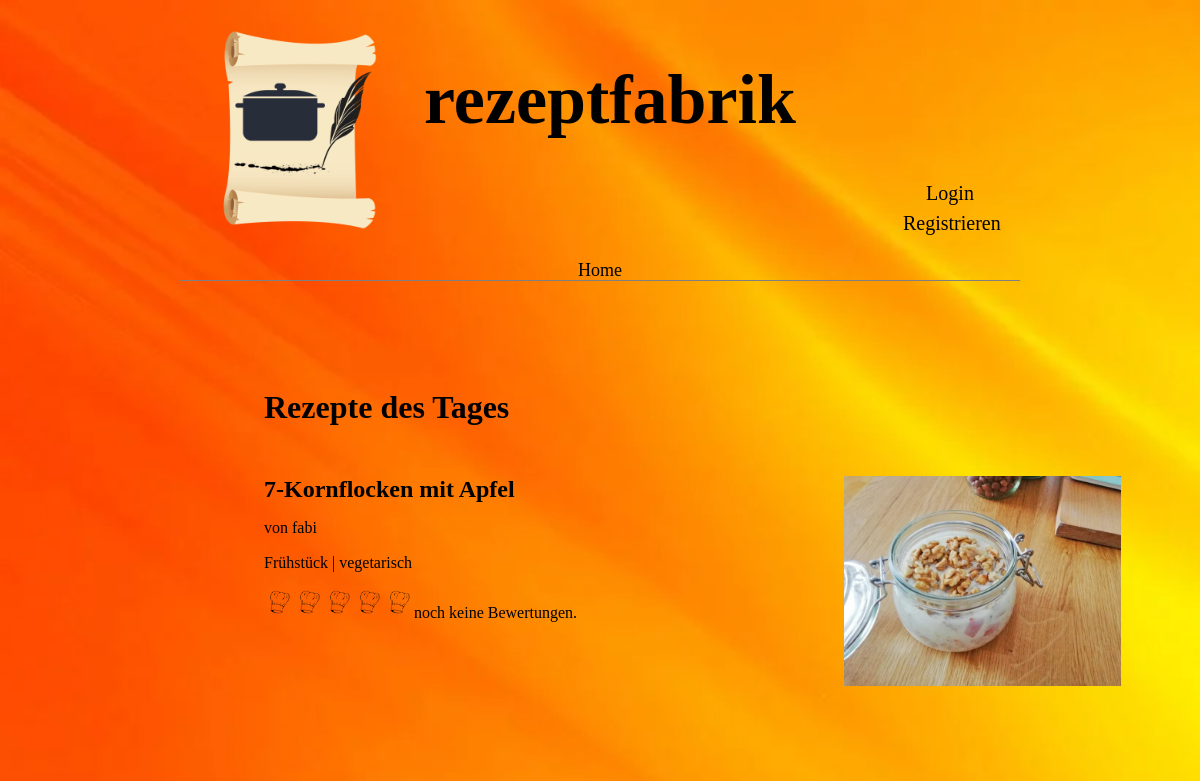
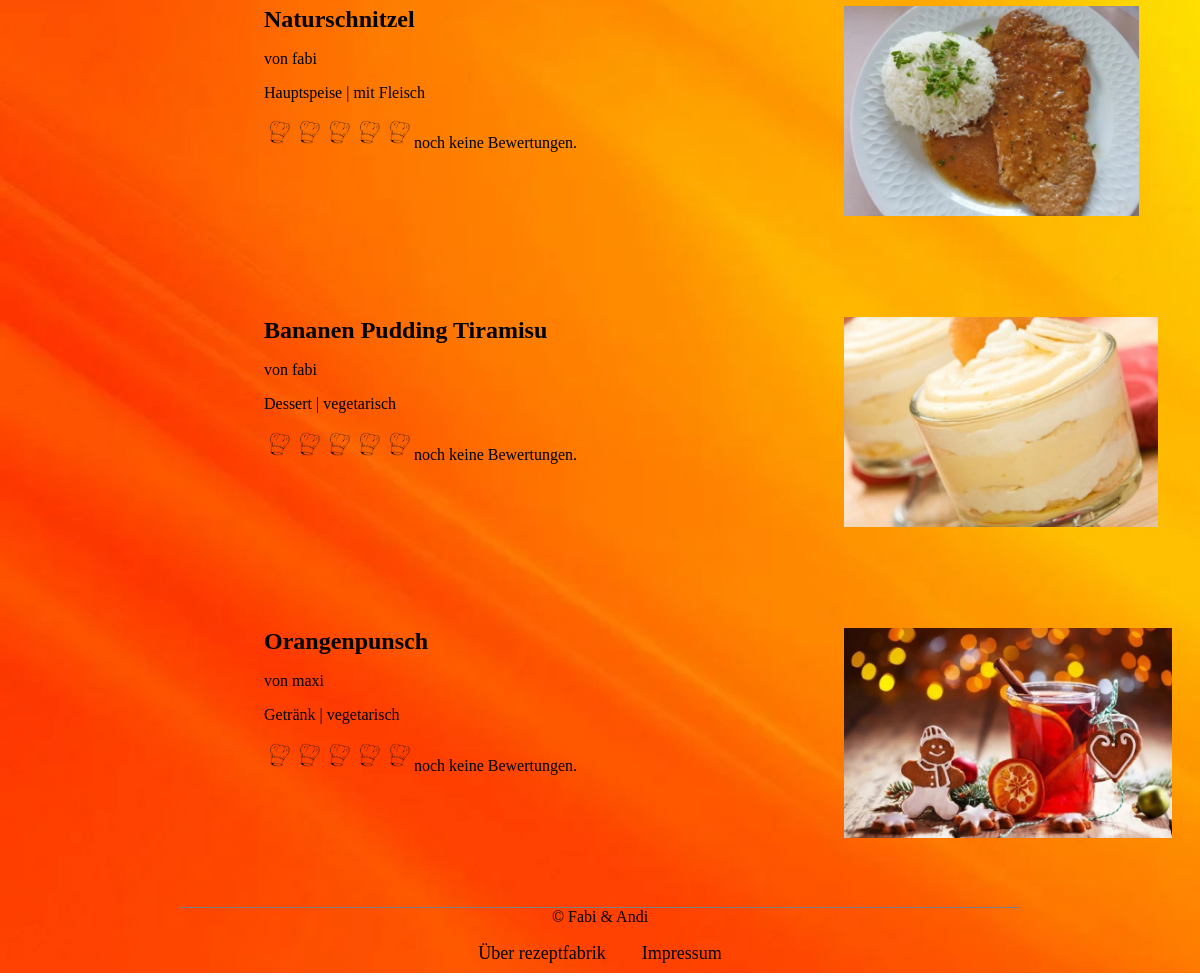
The page / on the database its author committed (2 pictures, top to bottom).
### tables this page shows
CREATE TABLE recipe
(
    id             INTEGER AUTO_INCREMENT,
    title          VARCHAR(30) NOT NULL,
    content        TEXT        NOT NULL,
    slug           VARCHAR(50) NOT NULL,
    user_id        INTEGER     NOT NULL,
    category_id    INTEGER     NOT NULL,
    type_id        INTEGER     NOT NULL,
    photo_url      TEXT,
    published_date DATETIME    NOT NULL,
    rating_count   INTEGER     NOT NULL,
    rating         FLOAT       NOT NULL,
    PRIMARY KEY (id),
    UNIQUE (title),
    UNIQUE (slug)
);

CREATE TABLE user
(
    id        INTEGER AUTO_INCREMENT,
    firstname VARCHAR(30)  NOT NULL,
    lastname  VARCHAR(30)  NOT NULL,
    user_name VARCHAR(30)  NOT NULL,
    email     VARCHAR(255) NOT NULL,
    password  TEXT         NOT NULL,
    PRIMARY KEY (id),
    UNIQUE KEY (user_name),
    UNIQUE KEY (email)
);

CREATE TABLE category
(
    id   INTEGER NOT NULL AUTO_INCREMENT,
    name VARCHAR(30),
    PRIMARY KEY (id)
);

CREATE TABLE type
(
    id   INTEGER NOT NULL AUTO_INCREMENT,
    name VARCHAR(30),
    PRIMARY KEY (id)
);

### manager/usermanager.php (called while the page is built, shortened)
<?php
require_once __DIR__ . '/../model/user.php';
class UserManager
{
    private PDO $conn;
    public function __construct(PDO $conn)
    {
        $this->conn = $conn;
    }
    function isLoggedIn(): bool
    {
        return false;
    }
    function getUserById(int $id): User|bool
    {
        $ps = $this->conn->prepare('SELECT * FROM user WHERE id = :id');
        $ps->bindValue('id', $id);
        $ps->execute();
        if ($row = $ps->fetch()) {
            return new User($row['id'], $row['firstname'], $row['lastname'], $row['user_name'], $row['email'], $row['password']);
        }
        return false;
    }
}

### inc/maininclude.php (called while the page is built, shortened)
<?php
require_once __DIR__ . '/../db/connection.php';
require_once __DIR__ . '/../manager/usermanager.php';
require_once __DIR__ . '/../manager/recipemanager.php';
require_once __DIR__ . '/../manager/measuringunitmanager.php';
require_once __DIR__ . '/../manager/categorymanager.php';
require_once __DIR__ . '/../manager/typemanager.php';
require_once __DIR__ . '/../manager/recipeingredientmanager.php';
require_once __DIR__ . '/../manager/fileuploadmanager.php';
require_once __DIR__ . '/../manager/ratingmanager.php';
$userManager = new UserManager($connection);
$ingredientManager = new IngredientManager($connection);
$measuringUnitManager = new MeasuringUnitManager($connection);
$recipeIngredientManager = new RecipeIngredientManager($connection);
$categoryManager = new CategoryManager($connection);
$typeManager = new TypeManager($connection);
$ratingManager = new RatingManager($connection);
$recipeManager = new RecipeManager($connection, $ingredientManager, $measuringUnitManager,
    $recipeIngredientManager, $userManager, $categoryManager, $typeManager, $ratingManager);

### manager/categorymanager.php (called while the page is built, shortened)
<?php
require_once __DIR__ . '/../model/category.php';
class CategoryManager
{
    private PDO $conn;
    public function __construct(PDO $conn)
    {
        $this->conn = $conn;
    }
    function getCategoryById(int $id): Category
    {
        $result = $this->conn->query("SELECT * FROM category WHERE id='$id'");
        if ($row = $result->fetch()) {
            $category = new Category($row['id'], $row['name']);
        }
        return $category;
    }
    function getCategoryId(string $name): int|bool
    {
        $result = $this->conn->query("SELECT id FROM category WHERE name = '$name'");
        if ($row = $result->fetch()) {
            return $row['id'];
        }
        return false;
    }
}

### manager/typemanager.php (called while the page is built, shortened)
<?php
require_once __DIR__ . '/../model/type.php';
class TypeManager
{
    private PDO $conn;
    public function __construct(PDO $conn)
    {
        $this->conn = $conn;
    }
    function getTypeById($id): Type
    {
        $result = $this->conn->query("SELECT * FROM type WHERE id='$id'");
        if ($row = $result->fetch()) {
            $type = new Type($row['id'], $row['name']);
        }
        return $type;
    }
}

### model/recipe.php (called while the page is built, shortened)
<?php
class Recipe
{
    public int $id;
    public string $title;
    public string $slug;
    public User $user;
    public Category $category;
    public Type $type;
    public string $photo_url;
    public function __construct(int   $id, string $title, string $content, string $slug, User $user, Category $category,
                                Type  $type, string $photo_url, DateTime $published_date, int $rating,
                                array $recipe_ingredients)
    {
        $this->id = $id;
        $this->title = $title;
        $this->slug = $slug;
        $this->user = $user;
        $this->category = $category;
        $this->type = $type;
        $this->photo_url = $photo_url;
    }
    public function getId(): int
    {
        return $this->id;
    }
    public function getTitle(): string
    {
        return $this->title;
    }
    public function getSlug(): string
    {
        return $this->slug;
    }
    public function getUser(): User
    {
        return $this->user;
    }
    public function getCategory(): Category
    {
        return $this->category;
    }
    public function getType(): Type
    {
        return $this->type;
    }
    public function getPhotoUrl(): string
    {
        return $this->photo_url;
    }
}

### model/user.php (called while the page is built, shortened)
<?php
class User
{
    public string $user_name;
    public function __construct(int $id, string $firstname, string $lastname, string $user_name, string $email, string $password)
    {
        $this->user_name = $user_name;
    }
    public function getUserName(): string
    {
        return $this->user_name;
    }
}

### model/category.php (called while the page is built, shortened)
<?php
class Category
{
    public string $name;
    public function __construct(int $id, string $name)
    {
        $this->name = $name;
    }
    public function getName(): string
    {
        return $this->name;
    }
}

### model/type.php (called while the page is built, shortened)
<?php
class Type
{
    public string $name;
    public function __construct(int $id, string $name)
    {
        $this->name = $name;
    }
    public function getName(): string
    {
        return $this->name;
    }
}

### manager/ratingmanager.php (called while the page is built, shortened)
<?php
class RatingManager
{
    private PDO $connection;
    public function __construct(PDO $conn)
    {
        $this->connection = $conn;
    }
    function getRating(int $recipe_id): int
    {
        $result = $this->connection->query("SELECT * FROM recipe WHERE id='$recipe_id'");
        if ($row = $result->fetch()) {
            $rating = ($row['rating']);
        }
        return $rating;
    }
}

### manager/recipemanager.php (the view, shortened to what this page needs)
<?php
require_once __DIR__ . '/../inc/maininclude.php';
require_once __DIR__ . '/../model/category.php';
require_once __DIR__ . '/../model/recipe.php';
class RecipeManager
{
    private PDO $connection;
    private UserManager $userManager;
    private CategoryManager $categoryManager;
    private TypeManager $typeManager;
    private RatingManager $ratingManager;
    public function __construct(PDO                     $connection,
                                IngredientManager       $ingredientManager,
                                MeasuringUnitManager    $measuringUnitManager,
                                RecipeIngredientManager $recipeIngredientManager,
                                UserManager             $userManager,
                                CategoryManager         $categoryManager,
                                TypeManager             $typeManager,
                                RatingManager           $ratingManager)
    {
        $this->connection = $connection;
        $this->userManager = $userManager;
        $this->categoryManager = $categoryManager;
        $this->typeManager = $typeManager;
        $this->ratingManager = $ratingManager;
    }
    function getRecipe(int $id): Recipe|bool
    {
        $result = $this->connection->query("
            SELECT r.id AS recipe_id, r.title, r.content, r.slug, r.user_id, r.photo_url, r.published_date,
                   r.rating, t.id AS type_id, t.name AS type_name, c.id AS category_id, c.name AS category_name,
                   rhihuom.amount AS amount, i.id AS ingredient_id, i.name AS ingredient_name, uom.id AS uom_id,
                   uom.name AS uom_name
            FROM recipe r
            INNER JOIN type t ON r.type_id = t.id
            INNER JOIN category c ON r.category_id = c.id
            INNER JOIN recipe_has_ingredient_has_unit_of_measurement rhihuom ON r.id = rhihuom.recipe_id
            INNER JOIN ingredient i ON rhihuom.ingredient_id = i.id
            INNER JOIN unit_of_measurement uom ON rhihuom.unit_of_measurement_id = uom.id
            WHERE r.id='$id'");
        $recipe_ingredients = [];
        if ($row = $result->fetch()) {
            $user = $this->userManager->getUserById($row['user_id']);
            $category = $this->categoryManager->getCategoryById($row['category_id']);
            $type = $this->typeManager->getTypeById($row['type_id']);
            $published_date = (DateTime::createFromFormat('Y-m-d H:i:s', $row['published_date']));
            $recipe = new Recipe(
                $row['recipe_id'], $row['title'], $row['content'], $row['slug'], $user, $category, $type,
                $row['photo_url'], $published_date, $row['rating'], $recipe_ingredients);
            do {
                $recipe_ingredients [] =
                    new Recipe_Ingredient($row['ingredient_name'], $row['uom_name'], $row['amount']);
            } while ($row = $result->fetch());
            $recipe->setRecipeIngredients($recipe_ingredients);
            return $recipe;
        }
        return false;
    }
    function getRecipesByCategory(string $category): array
    {
        $category_id = $this->categoryManager->getCategoryId($category);
        $result = $this->connection->query("
            SELECT id FROM recipe WHERE category_id ='$category_id'");
        $recipes = [];
        while ($row = $result->fetch()) {
            $recipes[] = $this->getRecipe($row['id']);
        }
        return $recipes;
    }
    function getOneRandomRecipeByCategory(string $category): Recipe|bool
    {
        $recipes = $this->getRecipesByCategory($category);
        if (count($recipes) > 0) {
            $random_number = rand(0, (sizeof($recipes) - 1));
            $recipe = $recipes[$random_number];
            return $recipe;
        }
        return false;
    }
    function displayShortVersionOfRecipe(Recipe $recipe)
    {
        $slug = $recipe->getSlug();
        $recipe_id = $recipe->getId();
        $user = $recipe->getUser();
        $category = $recipe->getCategory();
        $type = $recipe->getType();
        echo "
            <div class= 'flex_container_recipe'>
                <div class= 'flex_item_recipe_content'>
                    <a id='link' href='./recipe.view.php?id=" . $recipe_id . "?" . $slug . "'>" . $recipe->getTitle() . "</a>
                    <p>von " . $user->getUserName() . " </p>
                    <p>" . $category->getName() . " | " . $type->getName() . "</p>
                    <p>";
        $rating = $this->ratingManager->getRating($recipe_id);
        $rating_count = $this->ratingManager->getRatingCount($recipe_id);
        if ($rating > 0) {
            $rating_average = $rating / $rating_count;
            echo $this->ratingManager->displayRating($rating_average) . " (" . $rating_count . " Bewertungen)";
        } else {
            echo str_repeat("<img class='cookerhood' src = ./img/cookerhood.png>", 5);
            echo "noch keine Bewertungen. </p>";
        }
        echo "  </div>
                <div class='flex_item_recipe_picture'> ";
        $photoUrl = $recipe->getPhotoUrl();
        if (strlen($photoUrl) != 0) {
            $url = 'uploads/' . $photoUrl;
            echo "<img src = $url alt = 'Bild des Rezeptes' height='210'> ";
        } else {
            echo "<img src = '../img/placeholder.jpg' alt = 'Bild des Rezeptes' height='200'>";
        }
        echo "  </div >
            </div > ";
    }
}

### index.php (shortened to what this page needs)
<?php
require_once 'inc/maininclude.php';
?>
<!DOCTYPE HTML>
<html lang="de">
<head>
    <link rel="stylesheet" href="css/style.css"/>
</head>
<body>
<div class="body">
    <header>
        <?php
        include "inc/header.php";
        include "inc/navbar.php";
        ?>
    </header>
    <div class="content">
        <h1>Rezepte des Tages</h1>
        <?php
        $breakfast = $recipeManager->getOneRandomRecipeByCategory("Frühstück");
        if ($breakfast != false) {
            $recipeManager->displayShortVersionOfRecipe($breakfast);
            echo "<br/><br/>";
        }
        $dinner = $recipeManager->getOneRandomRecipeByCategory("Hauptspeise");
        if ($dinner != false) {
            $recipeManager->displayShortVersionOfRecipe($dinner);
            echo "<br/><br/>";
        }
        $dessert = $recipeManager->getOneRandomRecipeByCategory("Dessert");
        if ($dessert != false) {
            $recipeManager->displayShortVersionOfRecipe($dessert);
            echo "<br/><br/>";
        }
        $drink = $recipeManager->getOneRandomRecipeByCategory("Getränk");
        if ($drink != false) {
            $recipeManager->displayShortVersionOfRecipe($drink);
            echo "<br/><br/>";
        }
        ?>
    </div>
    <?php
    include "inc/footer.php";
    ?>
</div>
</body>
</html>

### inc/header.php
<div class="logo">
    <img src=img/logo.png width='200px' height='200px' alt=''>
</div>
<div class="title">rezeptfabrik</div>
<div class="authentication">
    <?php if (!$userManager->isLoggedIn()): ?>
        <a href="./login.php">Login</a> </br>
        <a href="./register.php">Registrieren</a>
    <?php else: ?>
        <a href="./profile.php">Profil</a></br>
        <a href="./logout.php">Logout</a>
    <?php endif; ?>
</div>

### inc/navbar.php (shortened to what this page needs)
<div class="menu">
    <ul>
        <?php if (!$userManager->isLoggedIn()): ?>
            <li><a href="./">Home</a></li>
        <?php else: ?>
            <li><a href="./">Home</a></li>
            <li><a href="./recipes.view.php">Rezepte</a></li>
            <li><a href="./recipe.create.form.php">Rezept erstellen</a></li>
        <?php endif; ?>
    </ul>
</div>

### inc/footer.php
<footer>
    <div class="footer">
        <span>&copy Fabi & Andi</span>
    </div>
    <div class="menu">
        <ul>
            <li><a href="./info.php">Über rezeptfabrik</a></li>
            <li><a href="./impressum.php">Impressum</a></li>
        </ul>
    </div>
</footer>

### css/style.css (style rules this page uses)
* { font-family: Verdana, Tahoma, Arial sans-serif; }
.body { font-size: 16px; max-width: 1200px; margin: 0 auto; width: 70%; min-height: 1200px; max-height: 6000px; background-image: url(../img/background.jpeg); background-size: cover; padding-left: 15%; padding-right: 15%; padding-bottom: 10px; }
header { border-bottom: 1px solid grey; margin-bottom: 8px; width: 100%; height: 280px; display: inline-block; text-align: center; }
.logo { display: inline-block; padding: 10px; padding-top: 30px; width: 15%; }
.title { display: inline-block; font-size: 70px; line-height: 200px; vertical-align: top; width: 65%; text-align: center; font-weight: bold; }
.authentication { display: inline-block; width: 15%; font-size: 20px; line-height: 30px; }
.authentication a { color: black; padding: 16px; text-decoration: none; }
.menu ul { list-style-type: none; margin: 0; padding: 0; }
.menu ul li { display: inline-block; }
.menu ul li a { text-align: center; padding: 16px; font-size: 18px; text-decoration: none; color: black; display: block; }
.content { width: 80%; min-height: 850px; max-height: 3500px; margin-top: 100px; padding-left: 10%; padding-right: 10%; padding-bottom: 10px; }
.flex_container_recipe { display: flex; margin-top: 50px; margin-bottom: 10px; width: 900px; flex-wrap: wrap; }
.flex_item_recipe_picture { float: right; width: 290px; }
.flex_item_recipe_content { width: 580px; min-height: 200px; }
.flex_item_recipe_content a { color: black; font-weight: bold; font-size: 1.5em; text-decoration: none; }
.flex_item_recipe_content .cookerhood { width: 30px; height: 30px; }
footer { list-style-type: none; display: inline-block; width: 100%; height: 50px; text-align: center; border-top: 1px solid grey; margin-top: 8px; }

### rows shown on the page
recipe: title "7-Kornflocken mit Apfel", photo_url (picture)
user: user_name "fabi fabi fabi"
category: name "Frühstück"
type: name "vegetarisch vegetarisch vegetarisch"
recipe: title "Naturschnitzel", photo_url (picture)
category: name "Hauptspeise"
type: name "mit Fleisch"
recipe: title "Bananen Pudding Tiramisu", photo_url (picture)
category: name "Dessert"
recipe: title "Orangenpunsch", photo_url (picture)
user: user_name "maxi"
category: name "Getränk"
